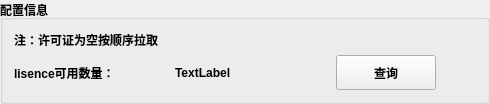
     <widget class="QGroupBox" name="groupBox_2">
      <property name="font">
       <font>
        <weight>75</weight>
        <bold>true</bold>
       </font>
      </property>
      <property name="title">
       <string>配置信息</string>
      </property>
      <layout class="QGridLayout" name="gridLayout_12">
       <item row="1" column="0">
        <widget class="QLabel" name="label_14">
         <property name="text">
          <string>注：许可证为空按顺序拉取</string>
         </property>
        </widget>
       </item>
       <item row="2" column="0">
        <layout class="QHBoxLayout" name="horizontalLayout_2">
         <item>
          <widget class="QLabel" name="label_13">
           <property name="minimumSize">
            <size>
             <width>155</width>
             <height>0</height>
            </size>
           </property>
           <property name="maximumSize">
            <size>
             <width>16777215</width>
             <height>16777215</height>
            </size>
           </property>
           <property name="text">
            <string>lisence可用数量：</string>
           </property>
          </widget>
         </item>
         <item>
          <widget class="QLabel" name="label_15">
           <property name="minimumSize">
            <size>
             <width>155</width>
             <height>0</height>
            </size>
           </property>
           <property name="maximumSize">
            <size>
             <width>155</width>
             <height>16777215</height>
            </size>
           </property>
           <property name="text">
            <string>TextLabel</string>
           </property>
          </widget>
         </item>
         <item>
          <widget class="QPushButton" name="pushButton_6">
           <property name="minimumSize">
            <size>
             <width>100</width>
             <height>35</height>
            </size>
           </property>
           <property name="maximumSize">
            <size>
             <width>100</width>
             <height>16777215</height>
            </size>
           </property>
           <property name="font">
            <font>
             <weight>75</weight>
             <bold>true</bold>
            </font>
           </property>
           <property name="text">
            <string>查询</string>
           </property>
          </widget>
         </item>
         <item>
          <spacer name="horizontalSpacer_5">
           <property name="orientation">
            <enum>Qt::Horizontal</enum>
           </property>
           <property name="sizeHint" stdset="0">
            <size>
             <width>40</width>
             <height>20</height>
            </size>
           </property>
          </spacer>
         </item>
        </layout>
       </item>
      </layout>
     </widget>
